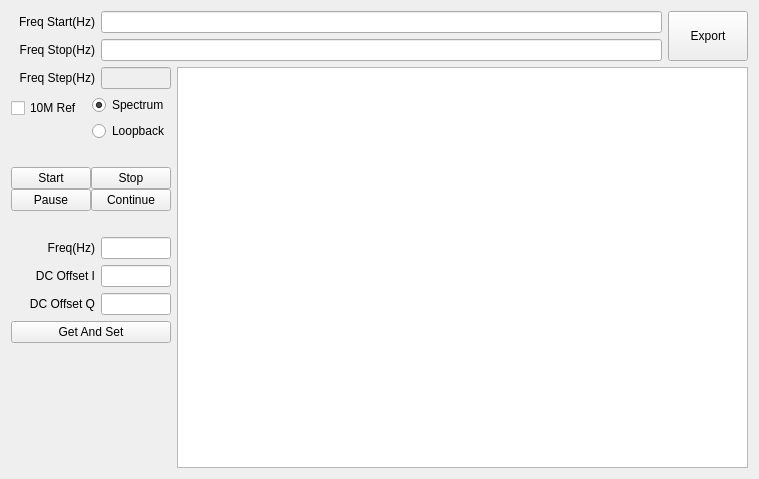
<?xml version="1.0" encoding="UTF-8"?>
<ui version="4.0">
 <class>QCalTXLOLeakDlg</class>
 <widget class="QWidget" name="QCalTXLOLeakDlg">
  <property name="geometry">
   <rect>
    <x>0</x>
    <y>0</y>
    <width>759</width>
    <height>479</height>
   </rect>
  </property>
  <property name="windowTitle">
   <string>Dialog</string>
  </property>
  <layout class="QVBoxLayout" name="verticalLayout_7" stretch="0,1">
   <item>
    <layout class="QHBoxLayout" name="horizontalLayout1" stretch="10,1">
     <item>
      <layout class="QVBoxLayout" name="verticalLayoutFreqStarStop">
       <item>
        <layout class="QHBoxLayout" name="horizontalLayoutFreqStar">
         <item>
          <widget class="QLabel" name="labelFreqStar">
           <property name="sizePolicy">
            <sizepolicy hsizetype="Fixed" vsizetype="Fixed">
             <horstretch>0</horstretch>
             <verstretch>0</verstretch>
            </sizepolicy>
           </property>
           <property name="minimumSize">
            <size>
             <width>84</width>
             <height>16</height>
            </size>
           </property>
           <property name="text">
            <string>Freq Start(Hz)</string>
           </property>
           <property name="alignment">
            <set>Qt::AlignRight|Qt::AlignTrailing|Qt::AlignVCenter</set>
           </property>
           <property name="buddy">
            <cstring>lineEditFreqStar</cstring>
           </property>
          </widget>
         </item>
         <item>
          <widget class="QLineEdit" name="lineEditFreqStar"/>
         </item>
        </layout>
       </item>
       <item>
        <layout class="QHBoxLayout" name="horizontalLayoutFreqStop">
         <item>
          <widget class="QLabel" name="labelFreqStop">
           <property name="sizePolicy">
            <sizepolicy hsizetype="Fixed" vsizetype="Fixed">
             <horstretch>0</horstretch>
             <verstretch>0</verstretch>
            </sizepolicy>
           </property>
           <property name="minimumSize">
            <size>
             <width>84</width>
             <height>16</height>
            </size>
           </property>
           <property name="text">
            <string>Freq Stop(Hz)</string>
           </property>
           <property name="alignment">
            <set>Qt::AlignRight|Qt::AlignTrailing|Qt::AlignVCenter</set>
           </property>
           <property name="buddy">
            <cstring>lineEditFreqStop</cstring>
           </property>
          </widget>
         </item>
         <item>
          <widget class="QLineEdit" name="lineEditFreqStop"/>
         </item>
        </layout>
       </item>
      </layout>
     </item>
     <item>
      <widget class="QPushButton" name="pushButtonExport">
       <property name="sizePolicy">
        <sizepolicy hsizetype="Expanding" vsizetype="Expanding">
         <horstretch>0</horstretch>
         <verstretch>0</verstretch>
        </sizepolicy>
       </property>
       <property name="text">
        <string>Export</string>
       </property>
      </widget>
     </item>
    </layout>
   </item>
   <item>
    <layout class="QHBoxLayout" name="horizontalLayout2" stretch="1,10">
     <item>
      <layout class="QVBoxLayout" name="verticalLayout1">
       <item>
        <layout class="QHBoxLayout" name="horizontalLayoutFreqStep">
         <item>
          <widget class="QLabel" name="labelFreqStep">
           <property name="sizePolicy">
            <sizepolicy hsizetype="Fixed" vsizetype="Fixed">
             <horstretch>0</horstretch>
             <verstretch>0</verstretch>
            </sizepolicy>
           </property>
           <property name="minimumSize">
            <size>
             <width>84</width>
             <height>16</height>
            </size>
           </property>
           <property name="text">
            <string>Freq Step(Hz)</string>
           </property>
           <property name="alignment">
            <set>Qt::AlignRight|Qt::AlignTrailing|Qt::AlignVCenter</set>
           </property>
           <property name="buddy">
            <cstring>lineEditFreqStep</cstring>
           </property>
          </widget>
         </item>
         <item>
          <widget class="QLineEdit" name="lineEditFreqStep">
           <property name="enabled">
            <bool>false</bool>
           </property>
           <property name="sizePolicy">
            <sizepolicy hsizetype="Expanding" vsizetype="Fixed">
             <horstretch>0</horstretch>
             <verstretch>0</verstretch>
            </sizepolicy>
           </property>
           <property name="readOnly">
            <bool>true</bool>
           </property>
          </widget>
         </item>
        </layout>
       </item>
       <item>
        <layout class="QHBoxLayout" name="horizontalLayoutRefMethod" stretch="0,0">
         <item>
          <layout class="QVBoxLayout" name="verticalLayoutRef">
           <item>
            <widget class="QCheckBox" name="checkBoxCalRef">
             <property name="sizePolicy">
              <sizepolicy hsizetype="Expanding" vsizetype="Fixed">
               <horstretch>0</horstretch>
               <verstretch>0</verstretch>
              </sizepolicy>
             </property>
             <property name="text">
              <string>10M Ref</string>
             </property>
            </widget>
           </item>
           <item>
            <spacer name="verticalSpacer">
             <property name="orientation">
              <enum>Qt::Vertical</enum>
             </property>
             <property name="sizeType">
              <enum>QSizePolicy::Fixed</enum>
             </property>
             <property name="sizeHint" stdset="0">
              <size>
               <width>20</width>
               <height>20</height>
              </size>
             </property>
            </spacer>
           </item>
          </layout>
         </item>
         <item>
          <layout class="QVBoxLayout" name="verticalLayoutMethod">
           <item>
            <widget class="QRadioButton" name="radioButtonSpec">
             <property name="sizePolicy">
              <sizepolicy hsizetype="Expanding" vsizetype="Fixed">
               <horstretch>0</horstretch>
               <verstretch>0</verstretch>
              </sizepolicy>
             </property>
             <property name="text">
              <string>Spectrum</string>
             </property>
             <property name="checked">
              <bool>true</bool>
             </property>
            </widget>
           </item>
           <item>
            <widget class="QRadioButton" name="radioButtonLoop">
             <property name="sizePolicy">
              <sizepolicy hsizetype="Expanding" vsizetype="Fixed">
               <horstretch>0</horstretch>
               <verstretch>0</verstretch>
              </sizepolicy>
             </property>
             <property name="text">
              <string>Loopback</string>
             </property>
            </widget>
           </item>
          </layout>
         </item>
        </layout>
       </item>
       <item>
        <spacer name="verticalSpacer1">
         <property name="orientation">
          <enum>Qt::Vertical</enum>
         </property>
         <property name="sizeType">
          <enum>QSizePolicy::Fixed</enum>
         </property>
         <property name="sizeHint" stdset="0">
          <size>
           <width>20</width>
           <height>20</height>
          </size>
         </property>
        </spacer>
       </item>
       <item>
        <layout class="QHBoxLayout" name="horizontalLayoutThreadCtrl">
         <property name="spacing">
          <number>0</number>
         </property>
         <item>
          <layout class="QVBoxLayout" name="verticalLayoutStarPaus">
           <property name="spacing">
            <number>0</number>
           </property>
           <item>
            <widget class="QPushButton" name="pushButtonStar">
             <property name="sizePolicy">
              <sizepolicy hsizetype="Expanding" vsizetype="Fixed">
               <horstretch>0</horstretch>
               <verstretch>0</verstretch>
              </sizepolicy>
             </property>
             <property name="text">
              <string>Start</string>
             </property>
            </widget>
           </item>
           <item>
            <widget class="QPushButton" name="pushButtonPaus">
             <property name="sizePolicy">
              <sizepolicy hsizetype="Expanding" vsizetype="Fixed">
               <horstretch>0</horstretch>
               <verstretch>0</verstretch>
              </sizepolicy>
             </property>
             <property name="text">
              <string>Pause</string>
             </property>
            </widget>
           </item>
          </layout>
         </item>
         <item>
          <layout class="QVBoxLayout" name="verticalLayoutStopCont">
           <property name="spacing">
            <number>0</number>
           </property>
           <item>
            <widget class="QPushButton" name="pushButtonStop">
             <property name="sizePolicy">
              <sizepolicy hsizetype="Expanding" vsizetype="Fixed">
               <horstretch>0</horstretch>
               <verstretch>0</verstretch>
              </sizepolicy>
             </property>
             <property name="text">
              <string>Stop</string>
             </property>
            </widget>
           </item>
           <item>
            <widget class="QPushButton" name="pushButtonCont">
             <property name="sizePolicy">
              <sizepolicy hsizetype="Expanding" vsizetype="Fixed">
               <horstretch>0</horstretch>
               <verstretch>0</verstretch>
              </sizepolicy>
             </property>
             <property name="text">
              <string>Continue</string>
             </property>
            </widget>
           </item>
          </layout>
         </item>
        </layout>
       </item>
       <item>
        <spacer name="verticalSpacer2">
         <property name="orientation">
          <enum>Qt::Vertical</enum>
         </property>
         <property name="sizeType">
          <enum>QSizePolicy::Fixed</enum>
         </property>
         <property name="sizeHint" stdset="0">
          <size>
           <width>20</width>
           <height>20</height>
          </size>
         </property>
        </spacer>
       </item>
       <item>
        <layout class="QHBoxLayout" name="horizontalLayoutFreq">
         <item>
          <widget class="QLabel" name="labelFreq">
           <property name="sizePolicy">
            <sizepolicy hsizetype="Fixed" vsizetype="Fixed">
             <horstretch>0</horstretch>
             <verstretch>0</verstretch>
            </sizepolicy>
           </property>
           <property name="minimumSize">
            <size>
             <width>84</width>
             <height>16</height>
            </size>
           </property>
           <property name="text">
            <string>Freq(Hz)</string>
           </property>
           <property name="alignment">
            <set>Qt::AlignRight|Qt::AlignTrailing|Qt::AlignVCenter</set>
           </property>
           <property name="buddy">
            <cstring>lineEditFreq</cstring>
           </property>
          </widget>
         </item>
         <item>
          <widget class="QLineEdit" name="lineEditFreq">
           <property name="sizePolicy">
            <sizepolicy hsizetype="Expanding" vsizetype="Fixed">
             <horstretch>0</horstretch>
             <verstretch>0</verstretch>
            </sizepolicy>
           </property>
          </widget>
         </item>
        </layout>
       </item>
       <item>
        <layout class="QHBoxLayout" name="horizontalLayoutDC_I">
         <item>
          <widget class="QLabel" name="labelDC_I">
           <property name="sizePolicy">
            <sizepolicy hsizetype="Fixed" vsizetype="Fixed">
             <horstretch>0</horstretch>
             <verstretch>0</verstretch>
            </sizepolicy>
           </property>
           <property name="minimumSize">
            <size>
             <width>84</width>
             <height>16</height>
            </size>
           </property>
           <property name="text">
            <string>DC Offset I</string>
           </property>
           <property name="alignment">
            <set>Qt::AlignRight|Qt::AlignTrailing|Qt::AlignVCenter</set>
           </property>
           <property name="buddy">
            <cstring>lineEditDC_I</cstring>
           </property>
          </widget>
         </item>
         <item>
          <widget class="QLineEdit" name="lineEditDC_I">
           <property name="sizePolicy">
            <sizepolicy hsizetype="Expanding" vsizetype="Fixed">
             <horstretch>0</horstretch>
             <verstretch>0</verstretch>
            </sizepolicy>
           </property>
          </widget>
         </item>
        </layout>
       </item>
       <item>
        <layout class="QHBoxLayout" name="horizontalLayoutDC_Q">
         <item>
          <widget class="QLabel" name="labelDC_Q">
           <property name="sizePolicy">
            <sizepolicy hsizetype="Fixed" vsizetype="Fixed">
             <horstretch>0</horstretch>
             <verstretch>0</verstretch>
            </sizepolicy>
           </property>
           <property name="minimumSize">
            <size>
             <width>84</width>
             <height>16</height>
            </size>
           </property>
           <property name="text">
            <string>DC Offset Q</string>
           </property>
           <property name="alignment">
            <set>Qt::AlignRight|Qt::AlignTrailing|Qt::AlignVCenter</set>
           </property>
           <property name="buddy">
            <cstring>lineEditDC_Q</cstring>
           </property>
          </widget>
         </item>
         <item>
          <widget class="QLineEdit" name="lineEditDC_Q">
           <property name="sizePolicy">
            <sizepolicy hsizetype="Expanding" vsizetype="Fixed">
             <horstretch>0</horstretch>
             <verstretch>0</verstretch>
            </sizepolicy>
           </property>
           <property name="maximumSize">
            <size>
             <width>150</width>
             <height>16777215</height>
            </size>
           </property>
          </widget>
         </item>
        </layout>
       </item>
       <item>
        <widget class="QPushButton" name="pushButtonGetSet">
         <property name="sizePolicy">
          <sizepolicy hsizetype="Expanding" vsizetype="Fixed">
           <horstretch>0</horstretch>
           <verstretch>0</verstretch>
          </sizepolicy>
         </property>
         <property name="text">
          <string>Get And Set</string>
         </property>
        </widget>
       </item>
       <item>
        <spacer name="verticalSpacer3">
         <property name="orientation">
          <enum>Qt::Vertical</enum>
         </property>
         <property name="sizeHint" stdset="0">
          <size>
           <width>20</width>
           <height>40</height>
          </size>
         </property>
        </spacer>
       </item>
      </layout>
     </item>
     <item>
      <widget class="Q_RDDT_TableView" name="tableViewData"/>
     </item>
    </layout>
   </item>
  </layout>
 </widget>
 <customwidgets>
  <customwidget>
   <class>Q_RDDT_TableView</class>
   <extends>QTableView</extends>
   <header location="global">rddt_tableview.hpp</header>
  </customwidget>
 </customwidgets>
 <resources/>
 <connections/>
</ui>
